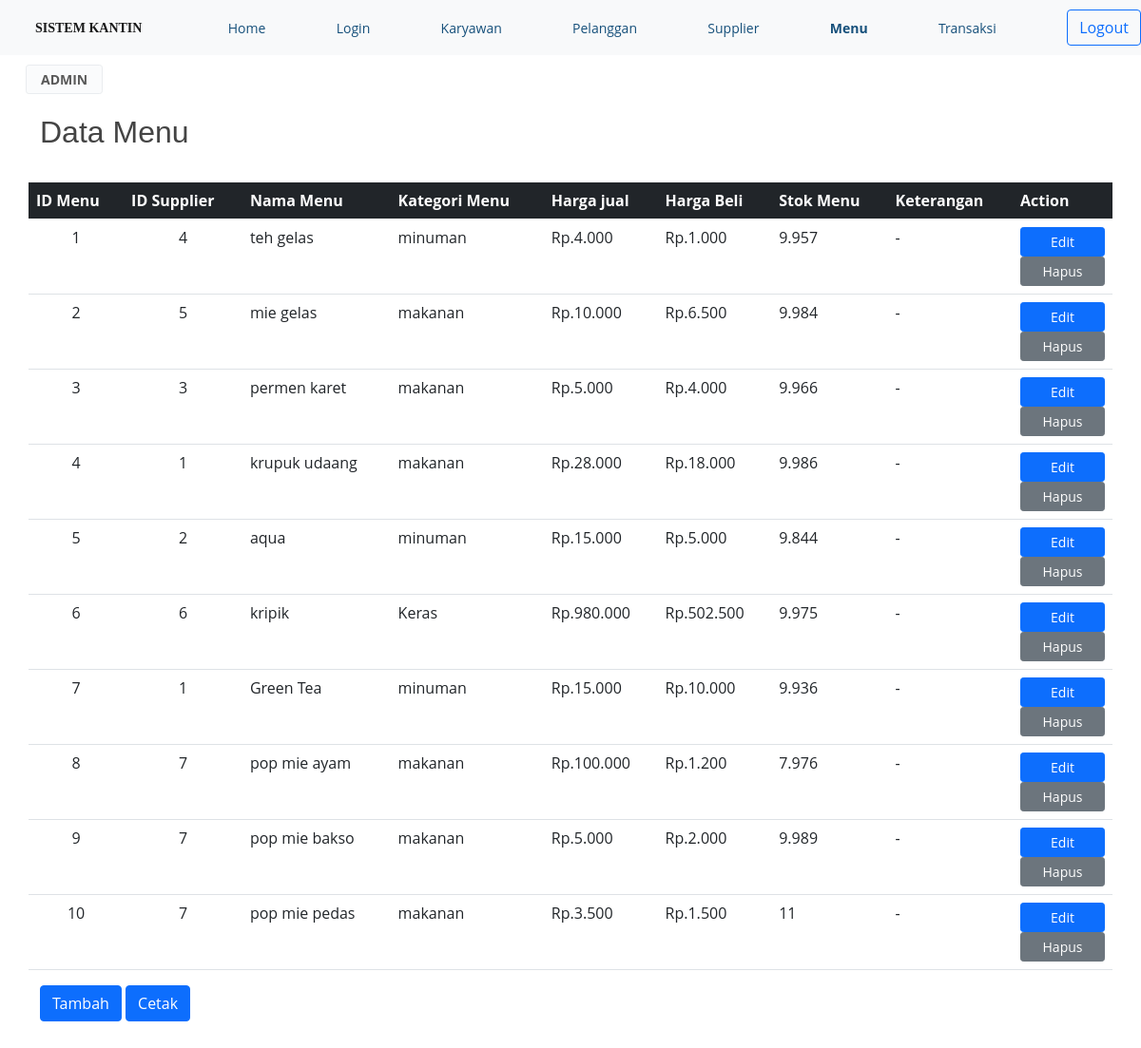
Page /view/viewmenu.php (signed in) on the committed database.
### tables this page shows
CREATE TABLE IF NOT EXISTS `tb_menu` (
  `idmenu` int(4) NOT NULL,
  `idsupplier` int(4) NOT NULL,
  `namamenu` varchar(100) NOT NULL,
  `kategorimenu` varchar(10) NOT NULL,
  `hargajual` double NOT NULL,
  `hargabeli` double NOT NULL,
  `stok_menu` int(11) NOT NULL,
  `keterangan` text NOT NULL,
  PRIMARY KEY (`idmenu`),
  KEY `idsupplier` (`idsupplier`)
);

CREATE TABLE IF NOT EXISTS `tb_supplier` (
  `idsupplier` int(4) NOT NULL AUTO_INCREMENT,
  `perusahaan` varchar(100) NOT NULL,
  `telpon` varchar(20) NOT NULL,
  `alamat` text NOT NULL,
  `keterangan` text NOT NULL,
  PRIMARY KEY (`idsupplier`)
);

### view/viewmenu.php (the view, shortened to what this page needs)
<?php
    include('../koneksi.php');
?>
<html>
    <head>
    <link href="https://cdn.jsdelivr.net/npm/bootstrap@5.1.0/dist/css/bootstrap.min.css" rel="stylesheet">
    <link rel="stylesheet" type="text/css" href="../style.css">
    <link rel="stylesheet" type="text/css" href="https://cdn.datatables.net/v/dt/dt-1.10.23/datatables.min.css"/>
    <link rel="stylesheet" href="https://cdnjs.cloudflare.com/ajax/libs/font-awesome/4.7.0/css/font-awesome.min.css">
    </head>
<body>
    <nav class="fixed-top">
    <div class="container-fluid topnav navbar navbar-light bg-light w3-animate-top" >
    <a class="navbar-brand" href="#"><b>&nbsp;&nbsp;SISTEM KANTIN</b></a>
            <a href="../welcome.php">Home</a>
            <a href="viewlogin.php">Login</a>
            <a href="viewkaryawan.php">Karyawan</a>
            <a href="viewpelanggan.php">Pelanggan</a>
            <a href="viewsupplier.php">Supplier</a>
            <a class="topnav2" href="viewmenu.php">Menu</a>
            <a href="viewtransaksi.php">Transaksi</a>
    <a href="../logout.php"><button type="button" class="btn btn-outline-primary" onclick="return confirm('anda yakin ingin logout?')">Logout</button></a>
    </div>
        <table height="50px" width="100%" class="w3-animate-top">
            <tr><td width="26px"></td>
                <td align="left">
                <button class="btn btn-sm sus btn-light border" disabled><b>ADMIN</b></button>
            </td><td width="1%"></td>
        </tr>
        </table>
</nav>
    <br/><br/><br/>
    <div class="container mt-5 w3-animate-opacity">
		<div class="row">
        <h2>Data Menu</h2><br><br/><br/>
        <table class="table hover" id="myTable">
        <thead>
        <tr class='myclass bg-dark'>
            <th>ID Menu</th>
            <th>ID Supplier</th>
            <th>Nama Menu</th>
            <th>Kategori Menu</th>
            <th>Harga jual</th>
            <th>Harga Beli</th>
            <th>Stok Menu</th>
            <th>Keterangan</th>
            <th width="105px">Action</th>
        </tr>
        </thead>
    <tbody>
        <?php
        $query = "SELECT tbo.*, tbs.idsupplier FROM tb_menu tbo LEFT JOIN tb_supplier tbs on tbo.idsupplier = tbs.idsupplier
                  ORDER BY idmenu ASC";
        $result = mysqli_query($mysqli, $query);
        while($row = mysqli_fetch_assoc($result))
        {
        ?>
            <tr>
                <td align="center">
                    <?php echo $row['idmenu']; ?></td>
                <td align="center">
                    <?php echo $row['idsupplier']; ?></td>
                <td><?php echo $row['namamenu']; ?></td>
                <td><?php echo $row['kategorimenu']; ?></td>
                <td>Rp.<?php echo number_format($row['hargajual'],0,',','.'); ?></td>
                <td>Rp.<?php echo number_format($row['hargabeli'],0,',','.'); ?></td>
                <td><?php echo number_format($row['stok_menu'],0,',','.'); ?></td>
                <td><?php echo $row['keterangan']; ?></td>
                <td align="center">
                    <a href="../edit/editmenu.php?idmenu=<?= $row['idmenu']; ?>">
                    <button class="btn btn-primary btn-sm">Edit</button></a>
                     <br/>
                    <a href="../delete/deletemenu.php?idmenu=<?php echo $row['idmenu']; ?>"
                            onclick="return confirm('anda yakin akan menghapus data ini?')">
                            <button class="btn btn-secondary btn-sm">Hapus</button></a>
                </td>
            </tr>
        <?php
        }
        ?>
    </tbody>
    </table>
    </div>
    <a href="../add/addmenu.php"><button class="btn btn-primary">Tambah</button></a>
    <a href="../cetak/laporan_menu.php"><button class="btn btn-primary">Cetak</button></a>
<br/><br/><br/>
</body>
</html>

### assets/css/style.css (style rules this page uses)
body { font-family: "Open Sans", sans-serif; color: #444444; }
a { color: #2487ce; text-decoration: none; }
h1, h2, h3, h4, h5, h6 { font-family: "Raleway", sans-serif; }
.navbar { padding: 0; }
.navbar a, .navbar a:focus { display: flex; align-items: center; justify-content: space-between; padding: 10px 0 10px 30px; font-size: 14px; color: #16507b; white-space: nowrap; transition: 0.3s; }

### view/viewmenu.php (style rules this page uses)
a { text-decoration:none; }
.topnav { background-color: #333; overflow: hidden; }
.topnav2 { font-weight: bold; color: black; }
.btn-sm { width: 100%; }
.navbar-brand { font-family:"agency FB"; font-size: 24px; }
th { color: white; }
h2 { font-weight: 500; }
.btn-sm.sus { width: 7%; }
.btn-light.border { border: 24px; }
.w3-animate-opacity { animation:opac 1s }
.w3-animate-top { position:relative;animation:animatetop 1s }

### rows in the picture
tb_menu: idmenu "1", idsupplier.idsupplier "4", namamenu "teh gelas", kategorimenu "minuman", hargajual "4.000", hargabeli "1.000", stok_menu "9.957", keterangan "-"
tb_menu: idmenu "2", idsupplier.idsupplier "5", namamenu "mie gelas", kategorimenu "makanan", hargajual "10.000", hargabeli "6.500", stok_menu "9.984", keterangan "-"
tb_menu: idmenu "3", idsupplier.idsupplier "3", namamenu "permen karet", kategorimenu "makanan", hargajual "5.000", hargabeli "4.000", stok_menu "9.966", keterangan "-"
tb_menu: idmenu "4", idsupplier.idsupplier "1", namamenu "krupuk udaang", kategorimenu "makanan", hargajual "28.000", hargabeli "18.000", stok_menu "9.986", keterangan "-"
tb_menu: idmenu "5", idsupplier.idsupplier "2", namamenu "aqua", kategorimenu "minuman", hargajual "15.000", hargabeli "5.000", stok_menu "9.844", keterangan "-"
tb_menu: idmenu "6", idsupplier.idsupplier "6", namamenu "kripik", kategorimenu "Keras", hargajual "980.000", hargabeli "502.500", stok_menu "9.975", keterangan "-"
tb_menu: idmenu "7", idsupplier.idsupplier "1", namamenu "Green Tea", kategorimenu "minuman", hargajual "15.000", hargabeli "10.000", stok_menu "9.936", keterangan "-"
tb_menu: idmenu "8", idsupplier.idsupplier "7", namamenu "pop mie ayam", kategorimenu "makanan", hargajual "100.000", hargabeli "1.200", stok_menu "7.976", keterangan "-"
tb_menu: idmenu "9", idsupplier.idsupplier "7", namamenu "pop mie bakso", kategorimenu "makanan", hargajual "5.000", hargabeli "2.000", stok_menu "9.989", keterangan "-"
tb_menu: idmenu "10", idsupplier.idsupplier "7", namamenu "pop mie pedas", kategorimenu "makanan", hargajual "3.500", hargabeli "1.500", stok_menu "11", keterangan "-"
